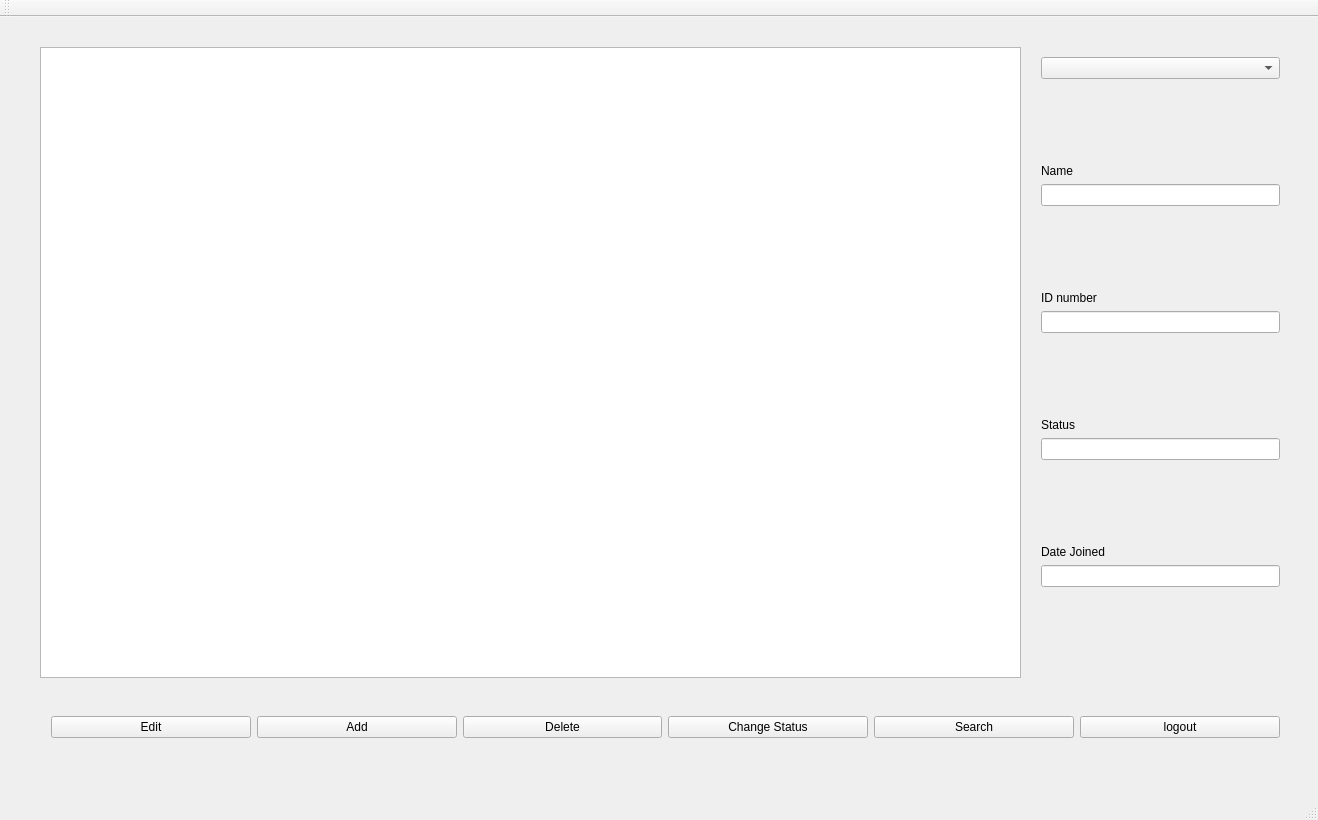
<?xml version="1.0" encoding="UTF-8"?>
<ui version="4.0">
 <class>MainWindow</class>
 <widget class="QMainWindow" name="MainWindow">
  <property name="geometry">
   <rect>
    <x>0</x>
    <y>0</y>
    <width>1318</width>
    <height>820</height>
   </rect>
  </property>
  <property name="windowTitle">
   <string>MainWindow</string>
  </property>
  <widget class="QWidget" name="centralWidget">
   <widget class="QStackedWidget" name="stackedWidget">
    <property name="geometry">
     <rect>
      <x>0</x>
      <y>0</y>
      <width>1311</width>
      <height>811</height>
     </rect>
    </property>
    <property name="styleSheet">
     <string notr="true"/>
    </property>
    <property name="currentIndex">
     <number>2</number>
    </property>
    <widget class="QWidget" name="Login">
     <widget class="QWidget" name="gridLayoutWidget_2">
      <property name="geometry">
       <rect>
        <x>510</x>
        <y>270</y>
        <width>261</width>
        <height>80</height>
       </rect>
      </property>
      <layout class="QGridLayout" name="gridLayout_2">
       <item row="1" column="0">
        <widget class="QLabel" name="label_5">
         <property name="text">
          <string>Password</string>
         </property>
        </widget>
       </item>
       <item row="0" column="0">
        <widget class="QLabel" name="label_6">
         <property name="text">
          <string>User Name</string>
         </property>
        </widget>
       </item>
       <item row="0" column="1">
        <widget class="QLineEdit" name="name"/>
       </item>
       <item row="1" column="1">
        <widget class="QLineEdit" name="lineEdit_4"/>
       </item>
      </layout>
     </widget>
     <widget class="QWidget" name="horizontalLayoutWidget_2">
      <property name="geometry">
       <rect>
        <x>430</x>
        <y>480</y>
        <width>451</width>
        <height>80</height>
       </rect>
      </property>
      <layout class="QHBoxLayout" name="horizontalLayout_2">
       <item>
        <widget class="QPushButton" name="pushButton_4">
         <property name="text">
          <string>Admin</string>
         </property>
        </widget>
       </item>
       <item>
        <widget class="QPushButton" name="pushButton_6">
         <property name="text">
          <string>Manager</string>
         </property>
        </widget>
       </item>
      </layout>
     </widget>
     <widget class="QWidget" name="horizontalLayoutWidget_3">
      <property name="geometry">
       <rect>
        <x>10</x>
        <y>50</y>
        <width>1301</width>
        <height>80</height>
       </rect>
      </property>
      <layout class="QHBoxLayout" name="horizontalLayout_3">
       <item>
        <spacer name="horizontalSpacer">
         <property name="orientation">
          <enum>Qt::Horizontal</enum>
         </property>
         <property name="sizeHint" stdset="0">
          <size>
           <width>40</width>
           <height>20</height>
          </size>
         </property>
        </spacer>
       </item>
       <item>
        <widget class="QLabel" name="label_4">
         <property name="styleSheet">
          <string notr="true">font: 16pt &quot;Comic Sans MS&quot;;</string>
         </property>
         <property name="text">
          <string>Buy N Large Login</string>
         </property>
        </widget>
       </item>
       <item>
        <spacer name="horizontalSpacer_2">
         <property name="orientation">
          <enum>Qt::Horizontal</enum>
         </property>
         <property name="sizeHint" stdset="0">
          <size>
           <width>40</width>
           <height>20</height>
          </size>
         </property>
        </spacer>
       </item>
      </layout>
     </widget>
    </widget>
    <widget class="QWidget" name="admin">
     <widget class="QPushButton" name="pushButton">
      <property name="geometry">
       <rect>
        <x>610</x>
        <y>630</y>
        <width>75</width>
        <height>23</height>
       </rect>
      </property>
      <property name="text">
       <string>logout</string>
      </property>
     </widget>
     <widget class="QLabel" name="label">
      <property name="geometry">
       <rect>
        <x>576</x>
        <y>62</y>
        <width>111</width>
        <height>41</height>
       </rect>
      </property>
      <property name="text">
       <string>Admin screen</string>
      </property>
     </widget>
    </widget>
    <widget class="QWidget" name="manager">
     <widget class="QTableView" name="tableView">
      <property name="geometry">
       <rect>
        <x>40</x>
        <y>30</y>
        <width>981</width>
        <height>631</height>
       </rect>
      </property>
     </widget>
     <widget class="QWidget" name="horizontalLayoutWidget">
      <property name="geometry">
       <rect>
        <x>40</x>
        <y>670</y>
        <width>1251</width>
        <height>80</height>
       </rect>
      </property>
      <layout class="QHBoxLayout" name="horizontalLayout">
       <item>
        <widget class="QPushButton" name="pushButton_7">
         <property name="text">
          <string>Edit</string>
         </property>
        </widget>
       </item>
       <item>
        <widget class="QPushButton" name="pushButton_11">
         <property name="text">
          <string>Add</string>
         </property>
        </widget>
       </item>
       <item>
        <widget class="QPushButton" name="pushButton_12">
         <property name="text">
          <string>Delete</string>
         </property>
        </widget>
       </item>
       <item>
        <widget class="QPushButton" name="pushButton_9">
         <property name="text">
          <string>Change Status</string>
         </property>
        </widget>
       </item>
       <item>
        <widget class="QPushButton" name="pushButton_5">
         <property name="text">
          <string>Search</string>
         </property>
        </widget>
       </item>
       <item>
        <widget class="QPushButton" name="pushButton_3">
         <property name="text">
          <string>logout</string>
         </property>
        </widget>
       </item>
      </layout>
     </widget>
     <widget class="QWidget" name="verticalLayoutWidget">
      <property name="geometry">
       <rect>
        <x>1030</x>
        <y>29</y>
        <width>261</width>
        <height>631</height>
       </rect>
      </property>
      <layout class="QVBoxLayout" name="verticalLayout">
       <item>
        <widget class="QComboBox" name="comboBox"/>
       </item>
       <item>
        <spacer name="verticalSpacer_5">
         <property name="orientation">
          <enum>Qt::Vertical</enum>
         </property>
         <property name="sizeHint" stdset="0">
          <size>
           <width>20</width>
           <height>40</height>
          </size>
         </property>
        </spacer>
       </item>
       <item>
        <widget class="QLabel" name="label_2">
         <property name="text">
          <string>Name</string>
         </property>
        </widget>
       </item>
       <item>
        <widget class="QLineEdit" name="lineEdit"/>
       </item>
       <item>
        <spacer name="verticalSpacer_4">
         <property name="orientation">
          <enum>Qt::Vertical</enum>
         </property>
         <property name="sizeHint" stdset="0">
          <size>
           <width>20</width>
           <height>40</height>
          </size>
         </property>
        </spacer>
       </item>
       <item>
        <widget class="QLabel" name="label_3">
         <property name="text">
          <string>ID number</string>
         </property>
        </widget>
       </item>
       <item>
        <widget class="QLineEdit" name="lineEdit_5"/>
       </item>
       <item>
        <spacer name="verticalSpacer_3">
         <property name="orientation">
          <enum>Qt::Vertical</enum>
         </property>
         <property name="sizeHint" stdset="0">
          <size>
           <width>20</width>
           <height>40</height>
          </size>
         </property>
        </spacer>
       </item>
       <item>
        <widget class="QLabel" name="label_7">
         <property name="text">
          <string>Status</string>
         </property>
        </widget>
       </item>
       <item>
        <widget class="QLineEdit" name="lineEdit_6"/>
       </item>
       <item>
        <spacer name="verticalSpacer_2">
         <property name="orientation">
          <enum>Qt::Vertical</enum>
         </property>
         <property name="sizeHint" stdset="0">
          <size>
           <width>20</width>
           <height>40</height>
          </size>
         </property>
        </spacer>
       </item>
       <item>
        <widget class="QLabel" name="label_8">
         <property name="text">
          <string>Date Joined</string>
         </property>
        </widget>
       </item>
       <item>
        <widget class="QLineEdit" name="lineEdit_2"/>
       </item>
       <item>
        <spacer name="verticalSpacer">
         <property name="orientation">
          <enum>Qt::Vertical</enum>
         </property>
         <property name="sizeHint" stdset="0">
          <size>
           <width>20</width>
           <height>40</height>
          </size>
         </property>
        </spacer>
       </item>
      </layout>
     </widget>
    </widget>
    <widget class="QWidget" name="newCustomer">
     <widget class="QPushButton" name="pushButton_2">
      <property name="geometry">
       <rect>
        <x>620</x>
        <y>640</y>
        <width>75</width>
        <height>23</height>
       </rect>
      </property>
      <property name="text">
       <string>logout</string>
      </property>
     </widget>
    </widget>
   </widget>
  </widget>
  <widget class="QMenuBar" name="menuBar">
   <property name="geometry">
    <rect>
     <x>0</x>
     <y>0</y>
     <width>1318</width>
     <height>21</height>
    </rect>
   </property>
  </widget>
  <widget class="QToolBar" name="mainToolBar">
   <attribute name="toolBarArea">
    <enum>TopToolBarArea</enum>
   </attribute>
   <attribute name="toolBarBreak">
    <bool>false</bool>
   </attribute>
  </widget>
  <widget class="QStatusBar" name="statusBar"/>
 </widget>
 <layoutdefault spacing="6" margin="11"/>
 <resources/>
 <connections>
  <connection>
   <sender>pushButton_4</sender>
   <signal>released()</signal>
   <receiver>MainWindow</receiver>
   <slot>customerLogin()</slot>
   <hints>
    <hint type="sourcelabel">
     <x>452</x>
     <y>541</y>
    </hint>
    <hint type="destinationlabel">
     <x>480</x>
     <y>880</y>
    </hint>
   </hints>
  </connection>
  <connection>
   <sender>pushButton_6</sender>
   <signal>released()</signal>
   <receiver>MainWindow</receiver>
   <slot>adminLogin()</slot>
   <hints>
    <hint type="sourcelabel">
     <x>800</x>
     <y>552</y>
    </hint>
    <hint type="destinationlabel">
     <x>799</x>
     <y>856</y>
    </hint>
   </hints>
  </connection>
  <connection>
   <sender>pushButton</sender>
   <signal>released()</signal>
   <receiver>MainWindow</receiver>
   <slot>logout()</slot>
   <hints>
    <hint type="sourcelabel">
     <x>645</x>
     <y>669</y>
    </hint>
    <hint type="destinationlabel">
     <x>641</x>
     <y>882</y>
    </hint>
   </hints>
  </connection>
  <connection>
   <sender>pushButton_2</sender>
   <signal>released()</signal>
   <receiver>MainWindow</receiver>
   <slot>logout()</slot>
   <hints>
    <hint type="sourcelabel">
     <x>667</x>
     <y>683</y>
    </hint>
    <hint type="destinationlabel">
     <x>667</x>
     <y>872</y>
    </hint>
   </hints>
  </connection>
  <connection>
   <sender>pushButton_3</sender>
   <signal>released()</signal>
   <receiver>MainWindow</receiver>
   <slot>logout()</slot>
   <hints>
    <hint type="sourcelabel">
     <x>1199</x>
     <y>751</y>
    </hint>
    <hint type="destinationlabel">
     <x>1210</x>
     <y>916</y>
    </hint>
   </hints>
  </connection>
 </connections>
 <slots>
  <slot>adminLogin()</slot>
  <slot>customerLogin()</slot>
  <slot>logout()</slot>
  <slot>newCustomer()</slot>
 </slots>
</ui>
